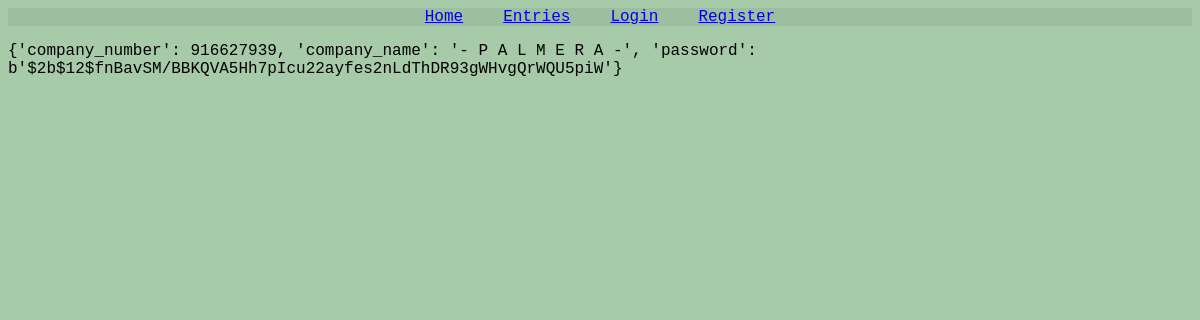
/entries, run on an earlier commit of the app's database.
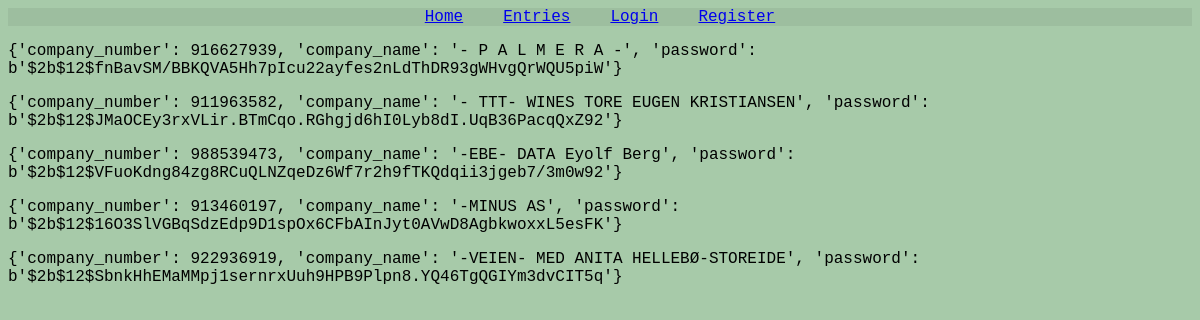
And on a later commit of the database.
### main.py (models this page shows)
class User(db.Model, UserMixin):
    id = db.Column(db.Integer, primary_key=True)
    company_number = db.Column(db.Integer, nullable=False, unique=True)
    company_name = db.Column(db.String(100), nullable=False)
    password_hash = db.Column(db.String(200), nullable=False)
    permission = db.Column(db.Integer)

### main.py (the view)
@app.route("/entries")
def entries():
    users = User.query.all()
    results = [{"company_number":user.company_number, "company_name":user.company_name,"password":user.password_hash} for user in users]
    return render_template("/entries/entries.html",users=results)

### templates/entries/entries.html
{% extends "base.html" %}
{% block content %}
{% for entry in users %}
<p>{{entry}}</p>
{% endfor %}
{% endblock %}

### templates/base.html (shortened to what this page needs)
<!DOCTYPE html>
<head>
    <link rel="stylesheet" href="{{ url_for('static', filename='css/base.css') }}">
</head>
<body>
<div class="navbar">
<a href="{{url_for('index')}}">Home</a>
<a href="{{url_for('entries')}}">Entries</a>
{% if not current_user.is_authenticated %}
    <a href="{{url_for('login')}}">Login</a>
    <a href="{{url_for('register')}}">Register</a>
{% else %}
    <a href="{{url_for('logout')}}">Logout</a>
    <a href="{{url_for('profile')}}">Profile</a>
{% endif %}
</div>
{% block content %}
{% endblock %}
</body>
</html>

### static/css/base.css (style rules this page uses)
.navbar { background-color: rgba(20, 20, 20, 0.068); display: flex; justify-content: center; }
.navbar a { padding: 0px 20px 0px 20px }

What changed in the data, as far as the page shows it:
added User: entry "{'company_number': 911963582, 'company_name': '- TTT- WINES TORE EUGEN KRISTIANSEN', 'password': b'$2b$12$JMaOCEy3rxVLir.BTmCqo.RGhgjd6hI0Lyb8dI.UqB36PacqQxZ92'}"
added User: entry "{'company_number': 988539473, 'company_name': '-EBE- DATA Eyolf Berg', 'password': b'$2b$12$VFuoKdng84zg8RCuQLNZqeDz6Wf7r2h9fTKQdqii3jgeb7/3m0w92'}"
added User: entry "{'company_number': 913460197, 'company_name': '-MINUS AS', 'password': b'$2b$12$16O3SlVGBqSdzEdp9D1spOx6CFbAInJyt0AVwD8AgbkwoxxL5esFK'}"
added User: entry "{'company_number': 922936919, 'company_name': '-VEIEN- MED ANITA HELLEBØ-STOREIDE', 'password': b'$2b$12$SbnkHhEMaMMpj1sernrxUuh9HPB9Plpn8.YQ46TgQGIYm3dvCIT5q'}"
